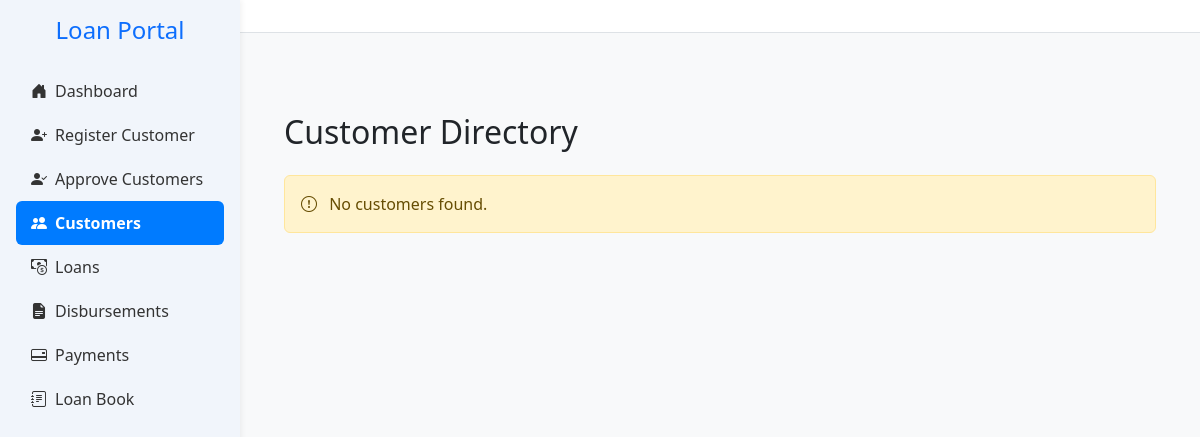
The page /customers on the database as committed earlier.
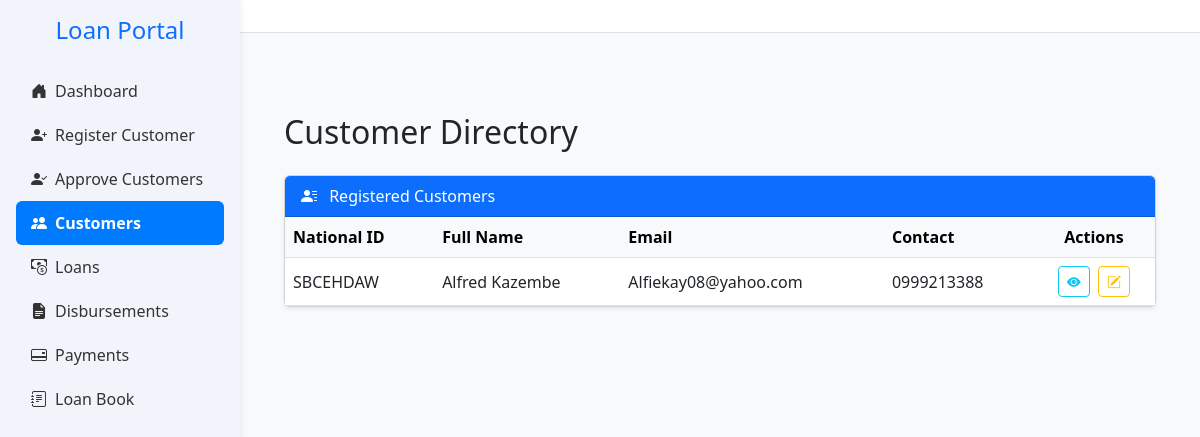
The same page on the database as committed later.
### app.py (models this page shows, shortened)
class Customer(db.Model):
    __tablename__ = 'customers'
    id = db.Column(db.Integer, primary_key=True)
    national_id = db.Column(db.String(20), unique=True, nullable=False)
    first_name = db.Column(db.String(100), nullable=False)
    last_name = db.Column(db.String(100), nullable=False)
    gender = db.Column(db.String(10))
    dob = db.Column(db.String(20))
    title = db.Column(db.String(20))
    email = db.Column(db.String(100), nullable=False)
    contact = db.Column(db.String(20))
    address = db.Column(db.String(255))
    next_of_kin_name = db.Column(db.String(20),nullable=False)
    next_of_kin_relationship = db.Column(db.String(20),nullable=False)
    next_of_kin_contact = db.Column(db.String(20))
    employer = db.Column(db.String(100), nullable=False)
    job_title = db.Column(db.String(100))
    salary = db.Column(db.Float)
    service_length = db.Column(db.String(50))
    bank_name = db.Column(db.String(100))
    bank_account = db.Column(db.String(20), nullable=False)
    salary_deposited = db.Column(db.String(10))
    district = db.Column(db.String(100))
    region = db.Column(db.String(100))
    amount_requested = db.Column(db.Float)
    status = db.Column(db.String(20), default='pending')
    is_approved_for_creation = db.Column(db.Boolean, default=False)
    maker_id = db.Column(db.Integer, nullable=False)
    checker_id = db.Column(db.Integer)
    is_approved_for_deletion = db.Column(db.Boolean, default=False)
    file_number = db.Column(db.String(20))
    created_at = db.Column(db.DateTime, default=datetime.utcnow)
    loans = db.relationship('LoanApplication', back_populates='customer')

### app.py (the view)
@app.route('/customers')
def customers():
    approved_customers = Customer.query.filter_by(is_approved_for_creation=True).all()
    return render_template('customers_list.html', customers=approved_customers)

### templates/customers_list.html (shortened to what this page needs)
{% extends 'base.html' %}
{% block content %}
<div class="container mt-5">
    <h2 class="mb-4">Customer Directory</h2>
    {% if customers %}
    <div class="card shadow-sm">
        <div class="card-header bg-primary text-white">
            <i class="bi bi-person-lines-fill me-2"></i> Registered Customers
        </div>
        <div class="card-body p-0">
            <div class="table-responsive">
                <table class="table table-hover align-middle mb-0">
                    <thead class="table-light">
                        <tr>
                            <th scope="col">National ID</th>
                            <th scope="col">Full Name</th>
                            <th scope="col">Email</th>
                            <th scope="col">Contact</th>
                            <th scope="col" class="text-center">Actions</th>
                        </tr>
                    </thead>
                    <tbody>
                        {% for customer in customers %}
                        <tr>
                            <td>{{ customer.national_id }}</td>
                            <td>{{ customer.first_name }} {{ customer.last_name }}</td>
                            <td>{{ customer.email }}</td>
                            <td>{{ customer.contact }}</td>
                            <td class="text-center">
                                <a href="{{ url_for('view_customer', customer_id=customer.id) }}"
                                   class="btn btn-sm btn-outline-info me-1" title="View">
                                    <i class="bi bi-eye-fill"></i>
                                </a>
                                <a href="{{ url_for('edit_customer', customer_id=customer.id) }}"
                                   class="btn btn-sm btn-outline-warning" title="Edit">
                                    <i class="bi bi-pencil-square"></i>
                                </a>
                            </td>
                        </tr>
                        {% endfor %}
                    </tbody>
                </table>
            </div>
        </div>
    </div>
    {% else %}
    <div class="alert alert-warning mt-4">
        <i class="bi bi-exclamation-circle me-2"></i>
        No customers found.
    </div>
    {% endif %}
</div>
{% endblock %}

### templates/base.html (shortened to what this page needs)
<!DOCTYPE html>
<html lang="en">
<head>
    <link href="https://cdn.jsdelivr.net/npm/bootstrap@5.3.0/dist/css/bootstrap.min.css" rel="stylesheet">
    <link href="https://cdn.jsdelivr.net/npm/bootstrap-icons@1.10.5/font/bootstrap-icons.css" rel="stylesheet">
    <link href="https://cdn.jsdelivr.net/npm/bootstrap-icons@1.10.0/font/bootstrap-icons.css" rel="stylesheet">
</head>
<body>
    <div class="sidebar">
        <h4 class="text-center text-primary mb-4">Loan Portal</h4>
        <ul class="nav flex-column px-3">
            <li class="nav-item">
                <a class="nav-link {% if request.endpoint == 'home' %}active{% endif %}" href="{{ url_for('home') }}">
                    <i class="bi bi-house-door-fill me-2"></i>Dashboard
                </a>
            </li>
            <li class="nav-item">
                <a class="nav-link {% if request.endpoint == 'register_customer_debug' %}active{% endif %}" href="{{ url_for('register_customer_debug') }}">
                    <i class="bi bi-person-plus-fill me-2"></i>Register Customer
                </a>
            </li>
            <li class="nav-item">
                <a class="nav-link {% if request.endpoint == 'approve_customers' %}active{% endif %}" href="{{ url_for('approve_customers') }}">
                    <i class="bi bi-person-check-fill me-2"></i>Approve Customers
                </a>
            </li>
            <li class="nav-item">
                <a class="nav-link {% if request.endpoint == 'customers' %}active{% endif %}" href="{{ url_for('customers') }}">
                    <i class="bi bi-people-fill me-2"></i>Customers
                </a>
            </li>
            <li class="nav-item">
                <a class="nav-link {% if request.endpoint == 'view_loans' %}active{% endif %}" href="{{ url_for('view_loans') }}">
                    <i class="bi bi-cash-coin me-2"></i>Loans
                </a>
            </li>
            <li class="nav-item">
                <a class="nav-link {% if request.endpoint == 'disbursements' %}active{% endif %}" href="{{ url_for('disbursements') }}">
                    <i class="bi bi-file-earmark-text-fill me-2"></i>Disbursements
                </a>
            </li>
            <li class="nav-item">
                <a class="nav-link {% if request.endpoint == 'payments' %}active{% endif %}" href="{{ url_for('payments') }}">
                    <i class="bi bi-credit-card-2-back me-2"></i>Payments
                </a>
            </li>
            <li class="nav-item">
                <a class="nav-link {% if request.endpoint == 'loanbook' %}active{% endif %}" href="{{ url_for('loanbook') }}">
                    <i class="bi bi-journal-text me-2"></i>Loan Book
                </a>
            </li>
        </ul>
    </div>
    <div class="topbar d-flex justify-content-between align-items-center">
    </div>
    <div class="main">
        {% block content %}{% endblock %}
    </div>
</body>
</html>

### templates/base.html (style rules this page uses)
:root { --main-blue: #007bff; --sidebar-bg: #f1f5fb; --sidebar-hover: #dbeafe; }
body { overflow-x: hidden; background-color: #f8f9fa; }
.sidebar { height: 100vh; position: fixed; width: 240px; background-color: var(--sidebar-bg); padding-top: 1rem; box-shadow: 2px 0 5px rgba(0, 0, 0, 0.05); }
.main { margin-left: 240px; padding: 2rem; }
.nav-link { color: #333; font-weight: 500; padding: 10px 15px; border-radius: 6px; transition: all 0.2s ease-in-out; }
.nav-link.active { background-color: var(--main-blue); color: white; font-weight: bold; }
.nav-link i { width: 20px; }
.topbar { background-color: white; margin-left: 240px; padding: 1rem 2rem; border-bottom: 1px solid #dee2e6; }

Rows that differ between the two databases and show on the page:
added Customer: national_id "SBCEHDAW", first_name "Alfred", last_name "Kazembe", email "Alfiekay08@yahoo.com", contact "0999213388"
Other text that changed with them:
text no longer shown: "No customers found."
text now shown: "Registered Customers National ID Full Name Email Contact Actions"
